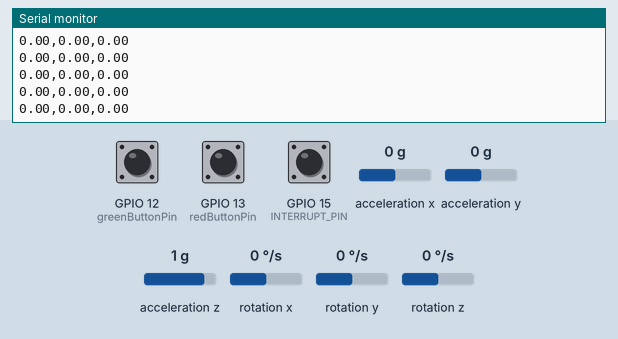
Recording of a sketch running on a simulated ESP8266 (NodeMCU). Parts: the last lines printed to the serial monitor. The test bench sets the inputs (shaded band); at power-on: GPIO 12 (greenButtonPin) LOW, GPIO 13 (redButtonPin) LOW, acceleration x 0 g, acceleration y 0 g, acceleration z 1 g, rotation z 0 °/s, GPIO 15 (INTERRUPT_PIN) LOW, rotation x 0 °/s, rotation y 0 °/s. WiFi joins after 1.5 s; servers stay silent unless stated; the sensor or clock chip raises its interrupt line as the real part does.

Above: at 3.2 s.
3.3 s: GPIO 12 (greenButtonPin) pulled HIGH for 0.15 s
At 3.44 s:
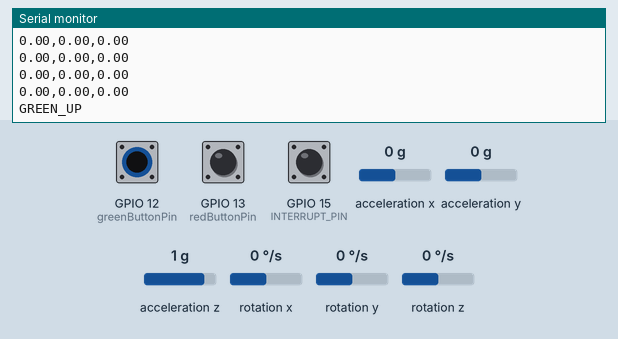
4.9 s: GPIO 13 (redButtonPin) pulled HIGH for 0.15 s
At 4.96 s:
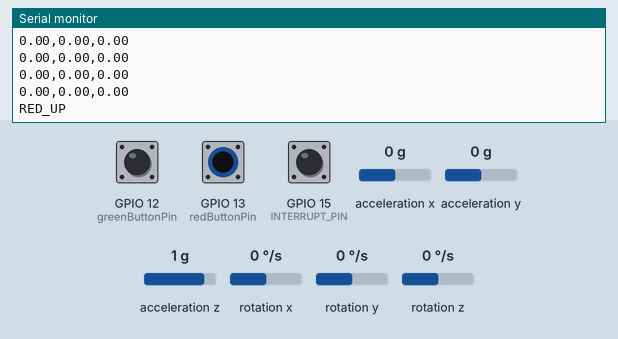
6.5 s: acceleration x set to -1.4 g
At 6.8 s:
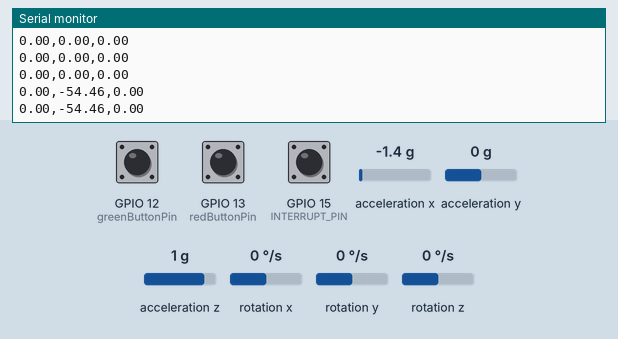
8.0 s: acceleration y set to -1.4 g
At 8.1 s:
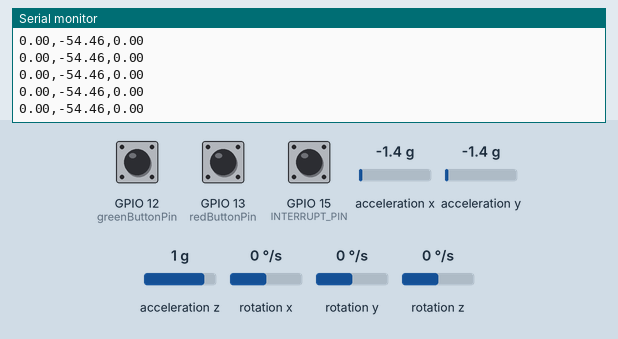
9.5 s: acceleration z set to -1.4 g
At 9.51 s:
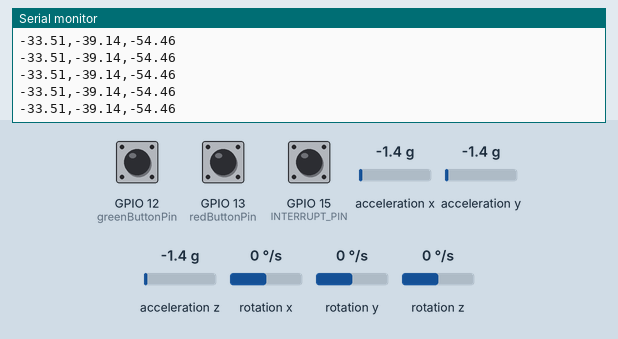
11.0 s: rotation z set to -192 °/s
At 11.02 s:
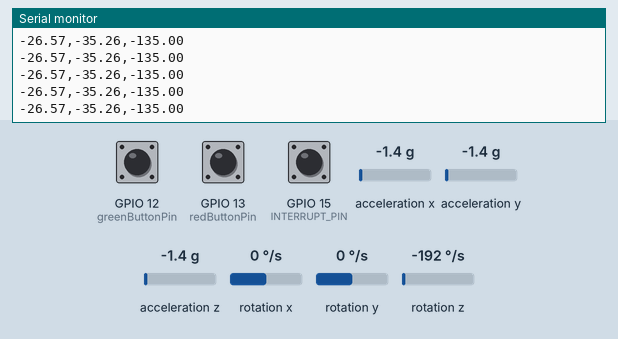
Timing chart, 0 to 13.5 s (numbered marks = the images above; inputs shaded):
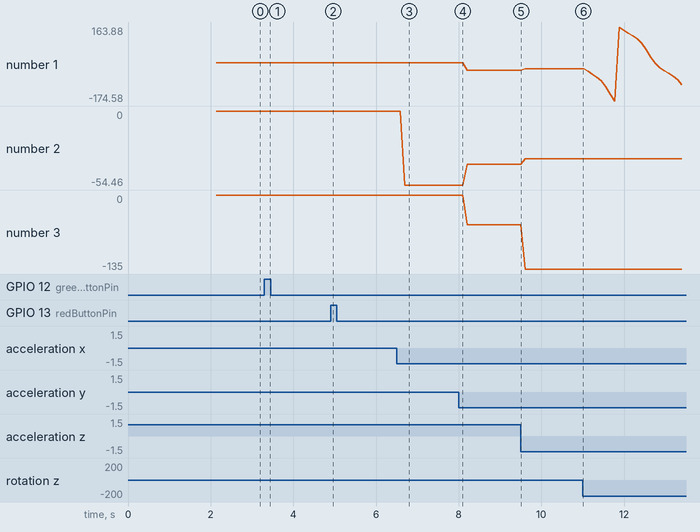

The sketch:

MPU6050_DMP6_ESPWiFi_copy.ino
```cpp
// (licence header left out)
// I2Cdev and MPU6050 must be installed as libraries, or else the .cpp/.h files
// for both classes must be in the include path of your project
#include "I2Cdev.h"

#include <ESP8266WiFi.h>
#include <WiFiUdp.h>

#include "MPU6050_6Axis_MotionApps20.h"
//#include "MPU6050.h" // not necessary if using MotionApps include file

// Arduino Wire library is required if I2Cdev I2CDEV_ARDUINO_WIRE implementation
// is used in I2Cdev.h
#if I2CDEV_IMPLEMENTATION == I2CDEV_ARDUINO_WIRE
    #include "Wire.h"
#endif

// class default I2C address is 0x68
// specific I2C addresses may be passed as a parameter here
// AD0 low = 0x68 (default for SparkFun breakout and InvenSense evaluation board)
// AD0 high = 0x69
MPU6050 mpu;
//MPU6050 mpu(0x69); // <-- use for AD0 high

// MPU control/status vars
bool dmpReady = false;  // set true if DMP init was successful
uint8_t mpuIntStatus;   // holds actual interrupt status byte from MPU
uint8_t devStatus;      // return status after each device operation (0 = success, !0 = error)
uint16_t packetSize;    // expected DMP packet size (default is 42 bytes)
uint16_t fifoCount;     // count of all bytes currently in FIFO
uint8_t fifoBuffer[64]; // FIFO storage buffer

#define OUTPUT_READABLE_YAWPITCHROLL

// orientation/motion vars
Quaternion q;           // [w, x, y, z]         quaternion container
VectorInt16 aa;         // [x, y, z]            accel sensor measurements
VectorInt16 aaReal;     // [x, y, z]            gravity-free accel sensor measurements
VectorInt16 aaWorld;    // [x, y, z]            world-frame accel sensor measurements
VectorFloat gravity;    // [x, y, z]            gravity vector

float ypr[3];           // [yaw, pitch, roll]   yaw/pitch/roll container and gravity vector

#define INTERRUPT_PIN 15 // use pin 15 on ESP8266

const char DEVICE_NAME[] = "mpu6050";

// ================================================================
// ===               INTERRUPT DETECTION ROUTINE                ===
// ================================================================

volatile bool mpuInterrupt = false;     // indicates whether MPU interrupt pin has gone high
void dmpDataReady() {
    mpuInterrupt = true;
}

void mpu_setup()
{
  // join I2C bus (I2Cdev library doesn't do this automatically)
#if I2CDEV_IMPLEMENTATION == I2CDEV_ARDUINO_WIRE
  Wire.begin();
  Wire.setClock(400000); // 400kHz I2C clock. Comment this line if having compilation difficulties
#elif I2CDEV_IMPLEMENTATION == I2CDEV_BUILTIN_FASTWIRE
  Fastwire::setup(400, true);
#endif

  // initialize device
  Serial.println(F("Initializing I2C devices..."));
  mpu.initialize();
  pinMode(INTERRUPT_PIN, INPUT);

  // verify connection
  Serial.println(F("Testing device connections..."));
  Serial.println(mpu.testConnection() ? F("MPU6050 connection successful") : F("MPU6050 connection failed"));

  // load and configure the DMP
  Serial.println(F("Initializing DMP..."));
  devStatus = mpu.dmpInitialize();

  // supply your own gyro offsets here, scaled for min sensitivity
  mpu.setXGyroOffset(220);
  mpu.setYGyroOffset(76);
  mpu.setZGyroOffset(-85);
  mpu.setZAccelOffset(1788); // 1688 factory default for my test chip

  // make sure it worked (returns 0 if so)
  if (devStatus == 0) {
    // turn on the DMP, now that it's ready
    Serial.println(F("Enabling DMP..."));
    mpu.setDMPEnabled(true);

    // enable Arduino interrupt detection
    Serial.println(F("Enabling interrupt detection (Arduino external interrupt 0)..."));
    attachInterrupt(digitalPinToInterrupt(INTERRUPT_PIN), dmpDataReady, RISING);
    mpuIntStatus = mpu.getIntStatus();

    // set our DMP Ready flag so the main loop() function knows it's okay to use it
    Serial.println(F("DMP ready! Waiting for first interrupt..."));
    dmpReady = true;

    // get expected DMP packet size for later comparison
    packetSize = mpu.dmpGetFIFOPacketSize();
  } else {
    // ERROR!
    // 1 = initial memory load failed
    // 2 = DMP configuration updates failed
    // (if it's going to break, usually the code will be 1)
    Serial.print(F("DMP Initialization failed (code "));
    Serial.print(devStatus);
    Serial.println(F(")"));
  }
}

//push buttons
int greenButtonPin = 12;//6
int redButtonPin = 13;//7
int greenVal = 0;
int redVal = 0;
bool greenDown = false;
bool redDown = false;

//wifi stuff
const char* ssid     = "WillTradePasswordForBeer"; // wifi network name
const char* password = "02civicsi"; // wifi network password
//const char* ssid     = "VV6VG"; // wifi network name
//const char* password = "33NG8DSNNY4ZKG4Z"; // wifi network password

//iIP address of receiving computer or mobile device, set to exact IP or al 255's to send to every device on the network
IPAddress deviceIpBroadCast(255,255,255,255);
IPAddress fanIpBroadCast(255,255,255,255);

unsigned int udpRemotePort=1999;
const int UDP_PACKET_SIZE = 28;
char udpBuffer[ UDP_PACKET_SIZE];
WiFiUDP udp;

void setup(void)
{
  Serial.begin(115200);
  delay(10);

  // We start by connecting to a WiFi network
  Serial.print("Connecting to ");
  Serial.println(ssid);
  WiFi.begin(ssid, password);
  while (WiFi.status() != WL_CONNECTED) {
      delay(500);
      Serial.print(".");
  }
  Serial.println("WiFi connected");
  Serial.println("IP address: ");
  Serial.println(WiFi.localIP());
  Serial.println("Starting UDP");
  //send connected message
  strcpy(udpBuffer, "Connected");
  Serial.println("Connected");
  udp.beginPacket(deviceIpBroadCast, udpRemotePort);
  udp.write(udpBuffer, sizeof(udpBuffer));
  udp.endPacket();

  //set up buttons
  pinMode(greenButtonPin, INPUT);
  pinMode(redButtonPin, INPUT);
  //set up accelerometer
  mpu_setup();
}

void sendVRMessage(String message){
  strcpy(udpBuffer,message.c_str());
  udp.beginPacket(deviceIpBroadCast, udpRemotePort);
  udp.write(udpBuffer, sizeof(udpBuffer));
  udp.endPacket();
}

void sendFanMessage(String message){
  strcpy(udpBuffer,message.c_str());
  udp.beginPacket(fanIpBroadCast, udpRemotePort);
  udp.write(udpBuffer, sizeof(udpBuffer));
  udp.endPacket();
}

void mpu_loop()
{
  // if programming failed, don't try to do anything
  if (!dmpReady) return;

  // wait for MPU interrupt or extra packet(s) available
  if (!mpuInterrupt && fifoCount < packetSize) return;

  // reset interrupt flag and get INT_STATUS byte
  mpuInterrupt = false;
  mpuIntStatus = mpu.getIntStatus();

  // get current FIFO count
  fifoCount = mpu.getFIFOCount();

  // check for overflow (this should never happen unless our code is too inefficient)
  if ((mpuIntStatus & 0x10) || fifoCount == 1024) {
    // reset so we can continue cleanly
    mpu.resetFIFO();
    Serial.println(F("FIFO overflow!"));

    // otherwise, check for DMP data ready interrupt (this should happen frequently)
  } else if (mpuIntStatus & 0x02) {
    // wait for correct available data length, should be a VERY short wait
    while (fifoCount < packetSize) fifoCount = mpu.getFIFOCount();

    // read a packet from FIFO
    mpu.getFIFOBytes(fifoBuffer, packetSize);

    // track FIFO count here in case there is > 1 packet available
    // (this lets us immediately read more without waiting for an interrupt)
    fifoCount -= packetSize;

#ifdef OUTPUT_READABLE_YAWPITCHROLL
    // display Euler angles in degrees
    mpu.dmpGetQuaternion(&q, fifoBuffer);
    mpu.dmpGetGravity(&gravity, &q);
    mpu.dmpGetYawPitchRoll(ypr, &q, &gravity);

    String x = String(ypr[0] * 180/M_PI);
    String y = String(ypr[1] * 180/M_PI);
    String z = String(ypr[2] * 180/M_PI);
    delay(100);
    mpu.resetFIFO();
    String message = x + "," + y + "," + z;
    Serial.println(message);
    sendVRMessage(message);
#endif
  }
}

void buttonLoop(){
  greenVal = digitalRead(greenButtonPin);
  if (greenVal == HIGH && greenDown) {
    greenDown = false;
    Serial.println("GREEN_UP");
    sendVRMessage("GREEN_UP");
    sendFanMessage("FAN_LOW");
  } else if (greenVal == LOW && !greenDown) {
    greenDown = true;
    Serial.println("GREEN_DOWN");
    sendVRMessage("GREEN_DOWN");
    sendFanMessage("FAN_HIGH");
  }
  redVal = digitalRead(redButtonPin);
  if (redVal == HIGH && redDown) {
    redDown = false;
    Serial.println("RED_UP");
    sendVRMessage("RED_UP");
    sendFanMessage("FAN_LOW");
  } else if (redVal == LOW && !redDown) {
    redDown = true;
    Serial.println("RED_DOWN");
    sendVRMessage("RED_DOWN");
    sendFanMessage("FAN_HIGH");
  }
}

void loop(void)
{
  mpu_loop();
  buttonLoop();
}
```

Measured:
- after the input at 3.3 s, the serial monitor: prints a new line at once (image 1)
- after the input at 4.9 s, the serial monitor: prints a new line after 0.06 s (image 2)
- after the input at 6.5 s, the serial monitor: prints a new line after 0.19 s (image 3)
- plotted number 1: 0 → -33.51 after the input at 8.0 s, -33.51 → -26.57 after the input at 9.5 s, -26.57 → -99.12 after the input at 11.0 s
- plotted number 2: 0 → -54.46 after the input at 6.5 s, -54.46 → -39.14 after the input at 8.0 s, -39.14 → -35.26 after the input at 9.5 s
- plotted number 3: -54.46 → -135 after the input at 9.5 s
